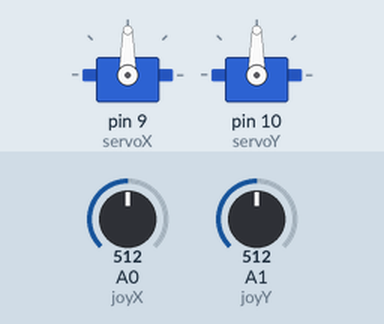
Bench run of a sketch on a simulated Arduino Uno, built with avr-gcc and run on an emulated ATmega328P. On the bench: 2 × servo. Inputs (shaded band) come from the test bench; at power-on: A0 (joyX) = 512, A1 (joyY) = 512.

Above: at 1.2 s.
1.3 s: A0 (joyX) set to 716
At 2.1 s:
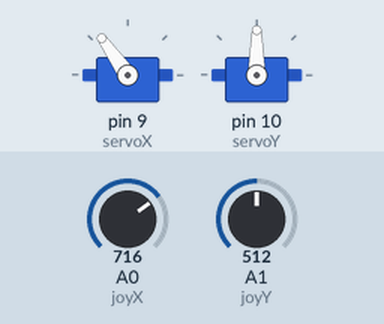
2.8 s: A1 (joyY) set to 716
At 3.7 s:
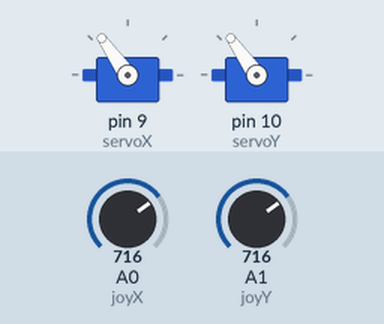
4.3 s: A0 (joyX) set to 900
At 5.4 s:
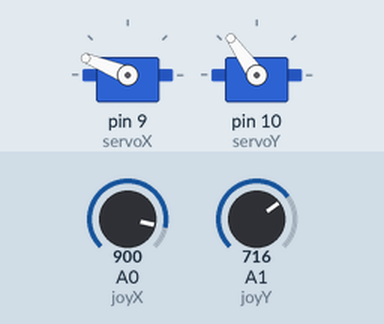
5.8 s: A1 (joyY) set to 900
At 6.4 s:
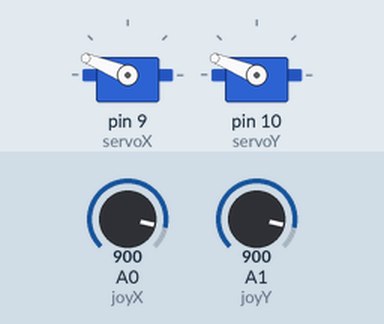
7.3 s: A0 (joyX) set to 1023
At 8.1 s:
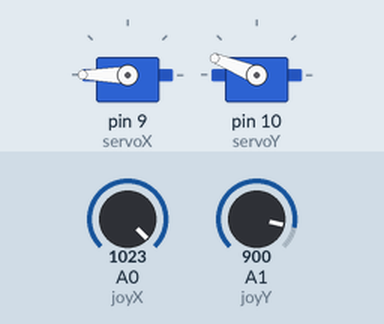
8.8 s: A1 (joyY) set to 1023
At 9.7 s:
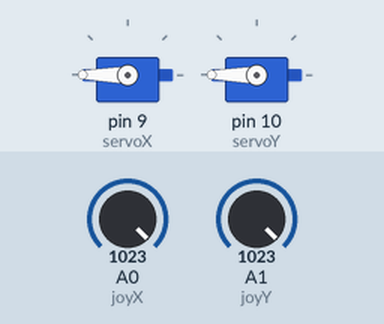
Timing chart, 0 to 11.3 s (numbered marks = the images above; inputs shaded):
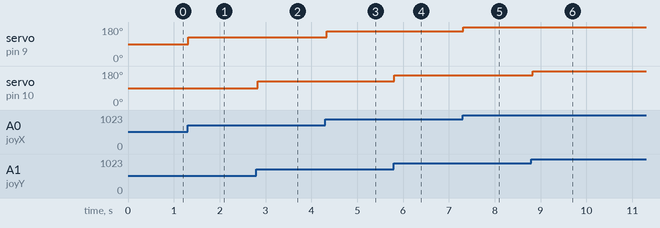

The sketch:

joystick_servo.ino
```cpp
#include <Servo.h>

Servo servoX;
Servo servoY;
int joyX = A0;
int joyY = A1;
int x;
int y;

void setup() {
    servoX.attach(9);
    servoY.attach(10);
}

void loop() {
    x = analogRead(joyX);
    y = analogRead(joyY);

    x = map(x, 0, 1023, 0, 180);
    y = map(y, 0, 1023, 0, 180);

    servoX.write(x);
    servoY.write(y);

    delay(50);
}
```

Measured:
- after the input at 1.3 s, servo on pin 9 (servoX): 90° → 125° at once
- after the input at 2.8 s, servo on pin 10 (servoY): 90° → 125° at once
- after the input at 4.3 s, servo on pin 9 (servoX): 125° → 158° at once
- after the input at 5.8 s, servo on pin 10 (servoY): 125° → 158° at once
- after the input at 7.3 s, servo on pin 9 (servoX): 158° → 180° at once
- after the input at 8.8 s, servo on pin 10 (servoY): 158° → 180° at once
